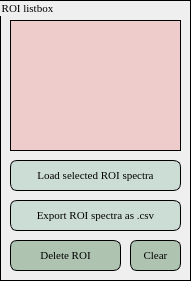
   <widget class="QGroupBox" name="ROI_listbox_group">
    <property name="geometry">
     <rect>
      <x>10</x>
      <y>10</y>
      <width>191</width>
      <height>281</height>
     </rect>
    </property>
    <property name="font">
     <font>
      <family>Times New Roman</family>
      <pointsize>8</pointsize>
      <weight>50</weight>
      <italic>false</italic>
      <bold>false</bold>
     </font>
    </property>
    <property name="styleSheet">
     <string notr="true">border: 1px solid black;</string>
    </property>
    <property name="title">
     <string>ROI listbox</string>
    </property>
    <widget class="QPushButton" name="importROI">
     <property name="geometry">
      <rect>
       <x>10</x>
       <y>160</y>
       <width>171</width>
       <height>31</height>
      </rect>
     </property>
     <property name="font">
      <font>
       <family>Times New Roman</family>
       <pointsize>8</pointsize>
       <weight>50</weight>
       <italic>false</italic>
       <bold>false</bold>
      </font>
     </property>
     <property name="styleSheet">
      <string notr="true">border-radius:7px;border: 1px solid black;background-color: rgb(204, 221, 214);</string>
     </property>
     <property name="text">
      <string>Load selected ROI spectra</string>
     </property>
    </widget>
    <widget class="QPushButton" name="deleteROIbutton">
     <property name="geometry">
      <rect>
       <x>10</x>
       <y>240</y>
       <width>111</width>
       <height>31</height>
      </rect>
     </property>
     <property name="font">
      <font>
       <family>Times New Roman</family>
       <pointsize>8</pointsize>
       <weight>50</weight>
       <italic>false</italic>
       <bold>false</bold>
      </font>
     </property>
     <property name="styleSheet">
      <string notr="true">border-radius:7px;background-color: rgb(174, 195, 176);border: 1px solid black;</string>
     </property>
     <property name="text">
      <string>Delete ROI</string>
     </property>
    </widget>
    <widget class="QListWidget" name="ROI_listbox">
     <property name="geometry">
      <rect>
       <x>10</x>
       <y>20</y>
       <width>171</width>
       <height>131</height>
      </rect>
     </property>
     <property name="styleSheet">
      <string notr="true">background-color: rgb(238, 204, 204);
border: 1px solid black;</string>
     </property>
    </widget>
    <widget class="QPushButton" name="exportROI_val">
     <property name="geometry">
      <rect>
       <x>10</x>
       <y>200</y>
       <width>171</width>
       <height>31</height>
      </rect>
     </property>
     <property name="font">
      <font>
       <family>Times New Roman</family>
       <pointsize>8</pointsize>
       <weight>50</weight>
       <italic>false</italic>
       <bold>false</bold>
      </font>
     </property>
     <property name="styleSheet">
      <string notr="true">border-radius:7px;border: 1px solid black;background-color: rgb(204, 221, 214);</string>
     </property>
     <property name="text">
      <string>Export ROI spectra as .csv</string>
     </property>
    </widget>
    <widget class="QPushButton" name="clearROIbutton">
     <property name="geometry">
      <rect>
       <x>130</x>
       <y>240</y>
       <width>51</width>
       <height>31</height>
      </rect>
     </property>
     <property name="font">
      <font>
       <family>Times New Roman</family>
       <pointsize>8</pointsize>
       <weight>50</weight>
       <italic>false</italic>
       <bold>false</bold>
      </font>
     </property>
     <property name="styleSheet">
      <string notr="true">border-radius:7px;border: 1px solid black;background-color: rgb(174, 195, 176);</string>
     </property>
     <property name="text">
      <string>Clear</string>
     </property>
    </widget>
   </widget>
